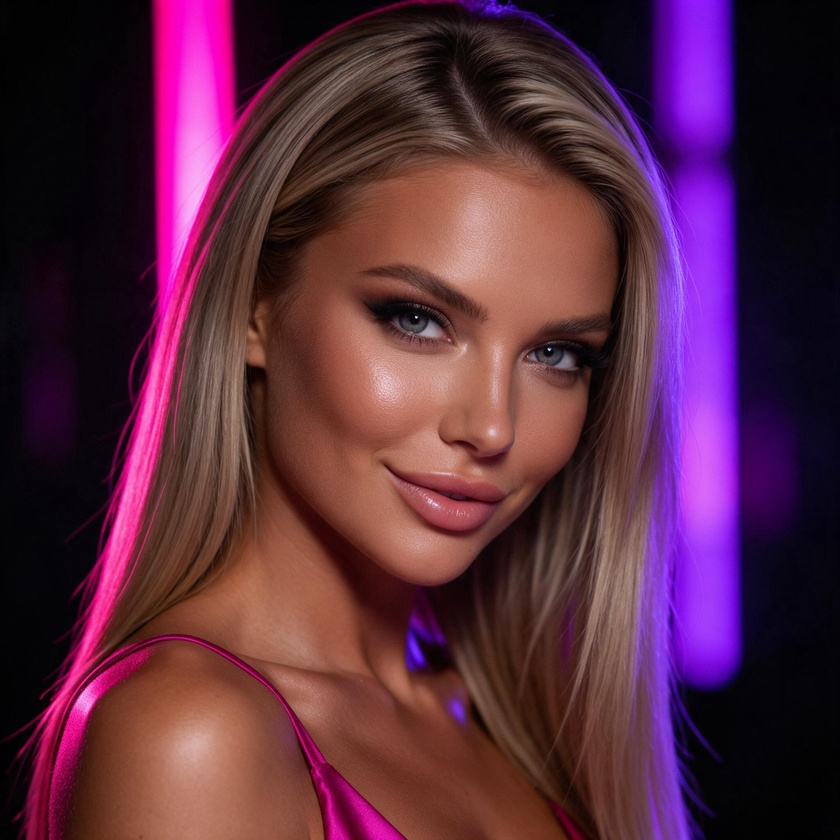
#> input picture rocket-panel/brand-amberry/персонажи/аватар-ника.jpg, 840 x 840 px, shrunk from 2048 x 2048 before the run
$ python 'круг.py' 'аватар-ника.jpg'
#> lines starting #> are read from the running program, lines starting #| are printed output that depends on the picture; after the words box and inside, x2 and y2 are one past the last pixel; in counts of white or black regions, pixels touching at a corner belong together
#!/usr/bin/env python3
"""Как аватарка будет выглядеть в кружке соцсети.

Квадрат в ленте режется в круг, и по углам уходит примерно 21% площади.
На глаз это не считается: осевая раскладка бренд-аватарки выглядела
безупречно квадратом, а в круге у слова AMBERRY срезало первую «A» и
последнюю «Y» - в ленте читалось «AMBERR». Поэтому каждую аватарку
прогоняем здесь ДО публикации.

    python3 круг.py аватар-ника.jpg [ещё файлы...]

Рядом с каждым файлом кладёт `<имя>-в-круге.jpg`.
"""
import os
import sys

from PIL import Image, ImageDraw

ФОН = (10, 6, 12)          # как тёмная тема ленты, чтобы срез был виден


def в_круге(путь):
#> called with путь = 'аватар-ника.jpg'
    им = Image.open(путь).convert("RGB")
#> им is the input picture: PIL image 840x840 RGB; mean R, G, B 88.6, 42.2, 63.9
    ш, в = им.size
#> ш = 840; в = 840
    if ш != в:
        print("%s: не квадрат (%dx%d) - соцсеть обрежет ещё и по краям" % (
            os.path.basename(путь), ш, в))
        р = min(ш, в)
        им = им.crop(((ш - р) // 2, (в - р) // 2, (ш + р) // 2, (в + р) // 2))
        ш = в = р
    маска = Image.new("L", (ш, ш), 0)
#> маска: PIL image 840x840 L; every value is 0
    ImageDraw.Draw(маска).ellipse((0, 0, ш, ш), fill=255)
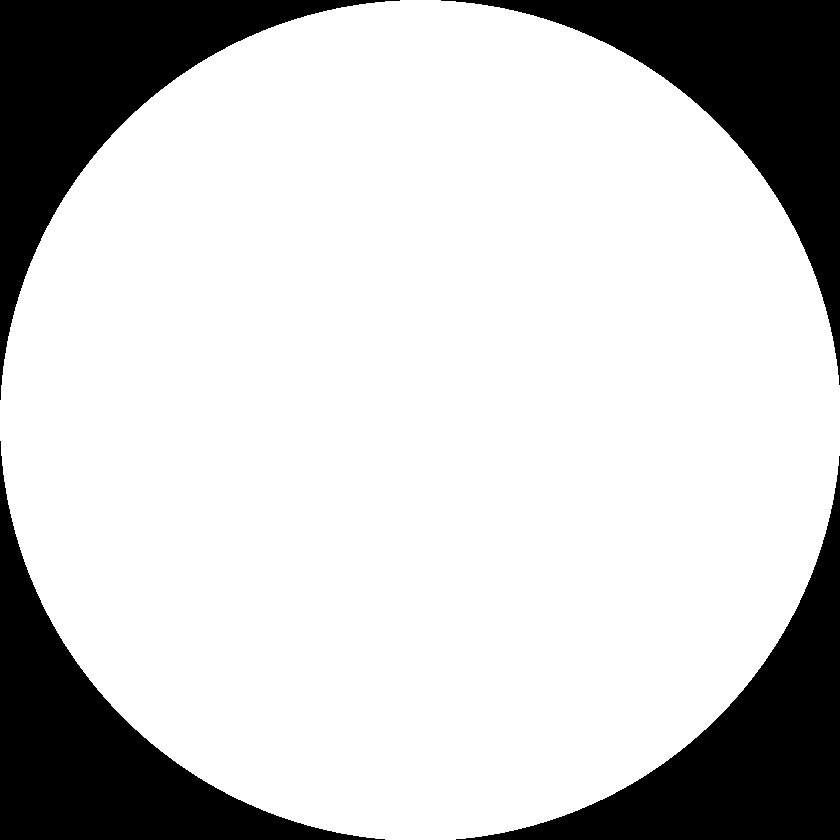
#> маска: PIL image 840x840 L; 78.7% white; 4 black regions, box (x1, y1, x2, y2) and area: (0, 0, 400, 400) 37973, (441, 0, 840, 385) 37573, (0, 441, 385, 840) 37573, (456, 456, 840, 840) 37174
    круг = Image.new("RGB", (ш, ш), ФОН)
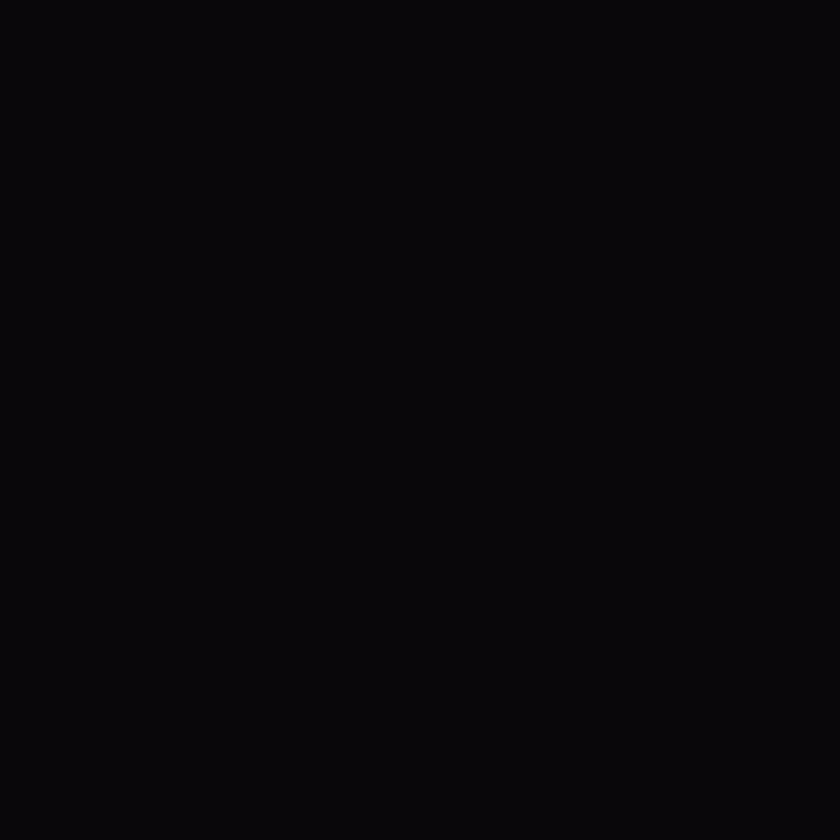
#> круг: PIL image 840x840 RGB; mean R, G, B 10, 6, 12
    круг.paste(им, (0, 0), маска)
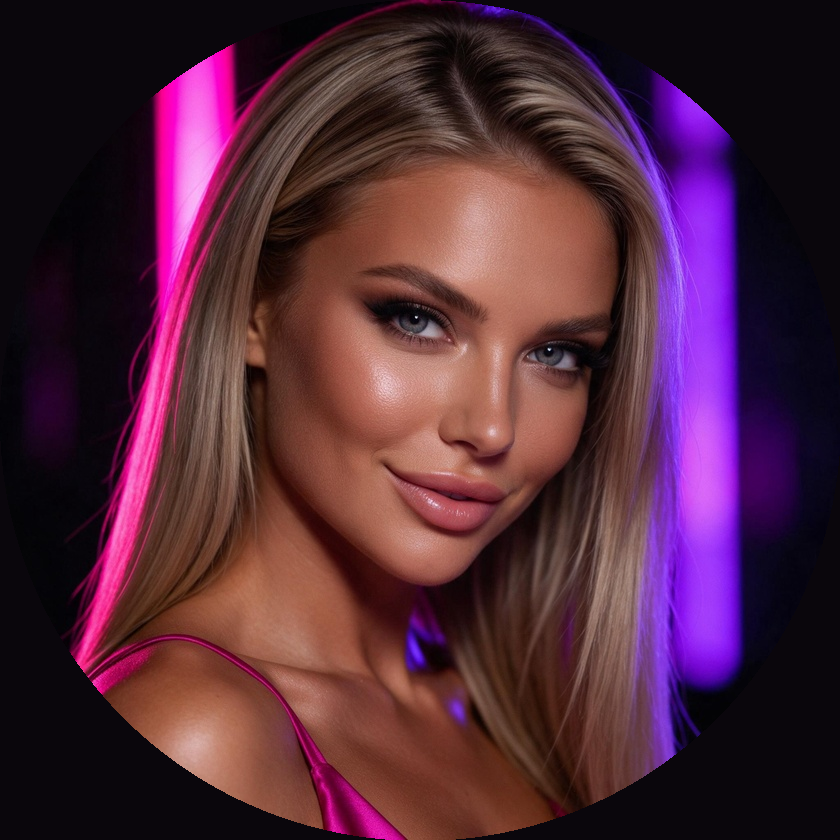
#> круг: PIL image 840x840 RGB; mean R, G, B 80.7, 40, 58.1
    имя = os.path.splitext(путь)[0] + "-в-круге.jpg"
    круг.save(имя, quality=92)
    print("готово:", os.path.basename(имя))
    return имя


if __name__ == "__main__":
    файлы = sys.argv[1:]
    if not файлы:
        raise SystemExit(__doc__)
    for ф in файлы:
        в_круге(ф)
